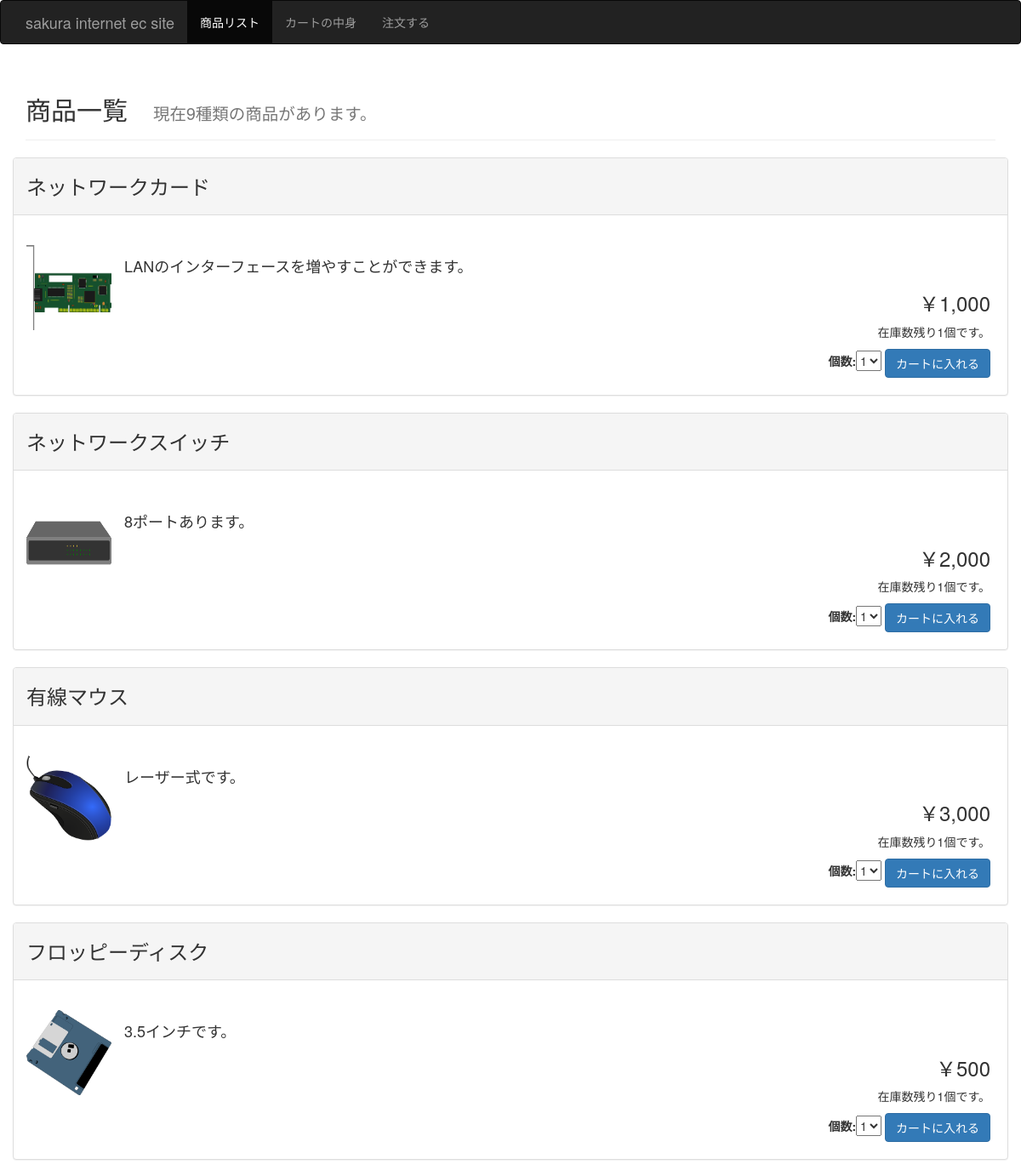
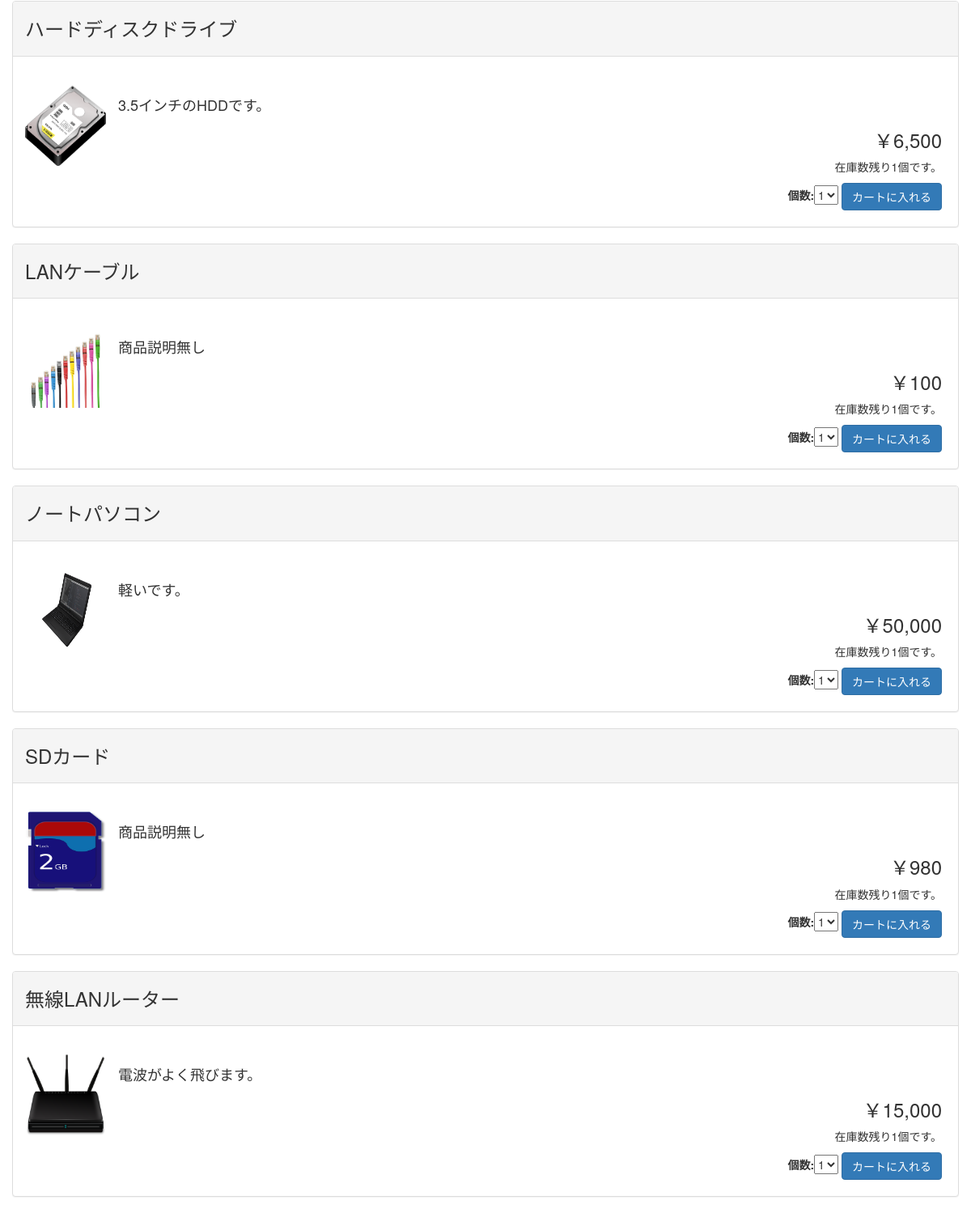
Before: /ec/list/ with the older database file (2 pictures, top to bottom).
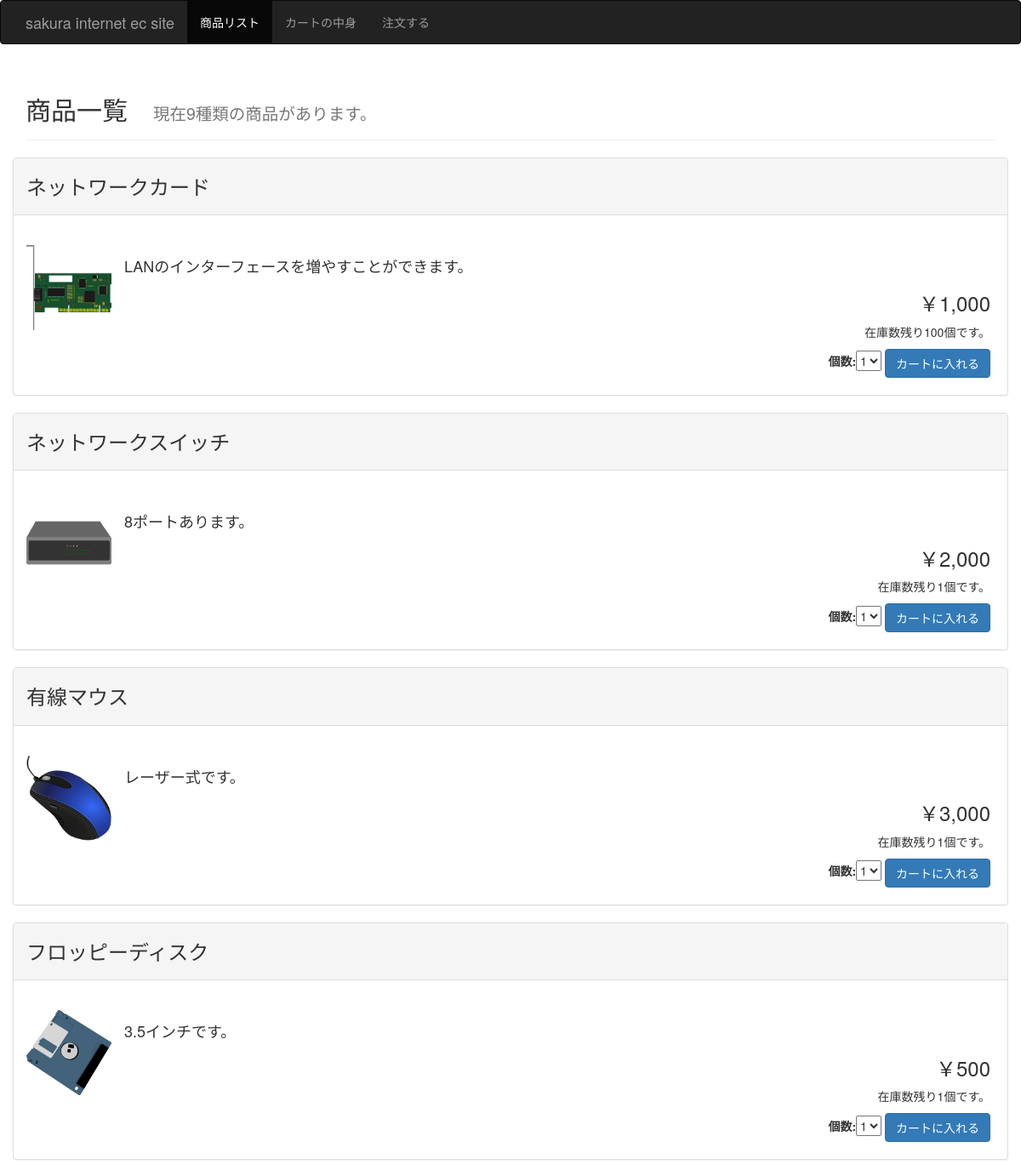
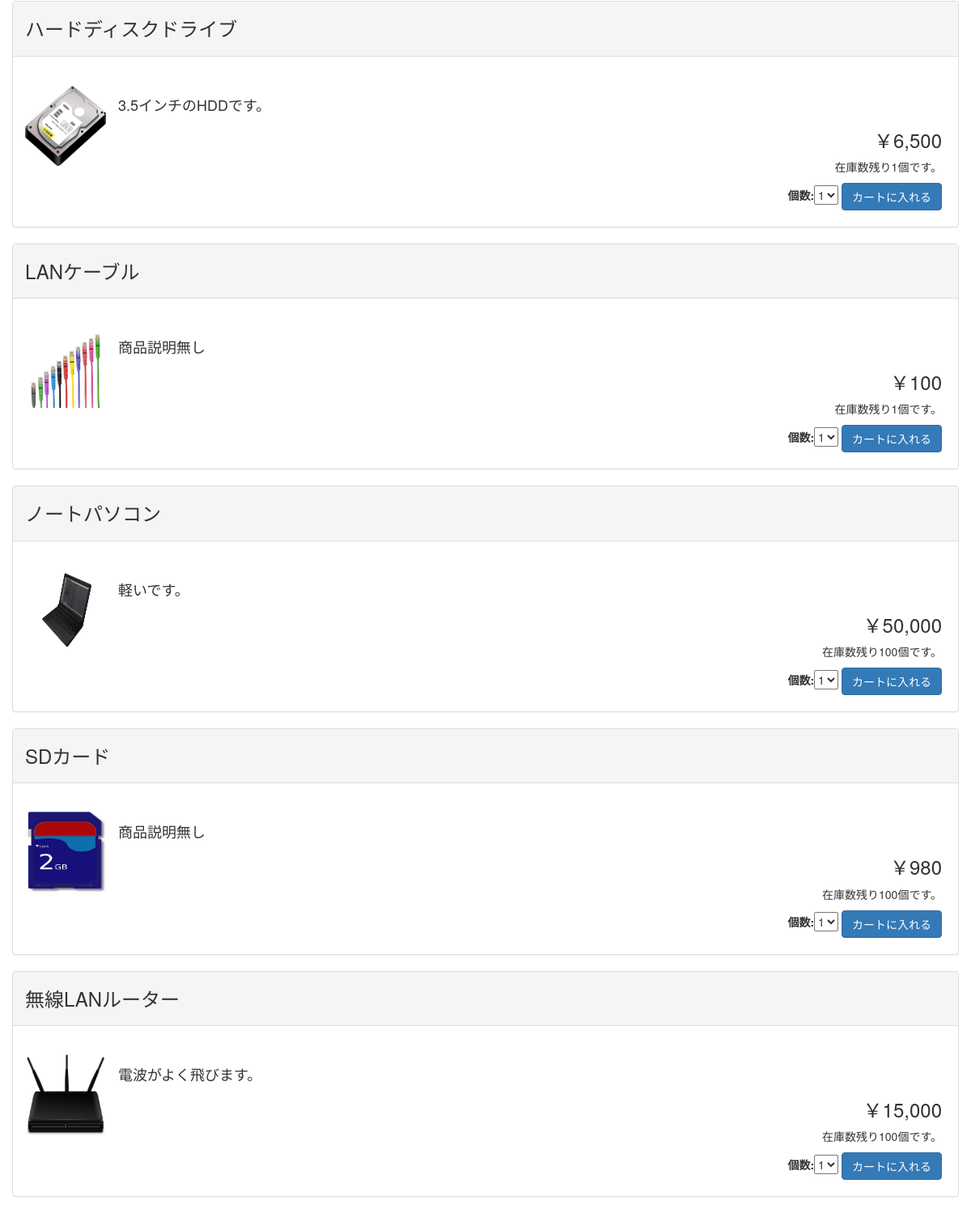
After: the same page with the newer database file (2 pictures, top to bottom).
### ecommerce/models.py (models this page shows, shortened)
class Product(models.Model):
    name = models.CharField("商品名", max_length=30)
    description = models.CharField("商品説明", max_length=30, blank=True)
    price = models.IntegerField("価格")
    image = models.FileField("商品画像", upload_to="", blank=True)
    stock = models.IntegerField("在庫数")
    is_enabled = models.BooleanField("商品の販売状態", default=True)
    created_at = models.DateTimeField("作成日時", auto_now_add=True)
    updated_at = models.DateTimeField("更新日時", auto_now=True)

### ecommerce/views.py (the view)
# urls.py: url(r'^ec/list/', views.index, name="list"),
def index(request):
    products = get_list_or_404(Product)
    count_form = CountForm()
    response = render(request, 'product_list.html', {'products': products, "count_form": count_form})
    return response

### ecommerce/forms.py
class CountForm(forms.Form):
    STATUS_CHOICES = (
            (1, "1"),
            (2, "2"),
            (3, "3"),
            (4, "4"),
            (5, "5"))
    count = forms.ChoiceField(label="個数", choices=STATUS_CHOICES)

### ecommerce/templates/product_list.html (shortened to what this page needs)
{% extends 'base.html' %}
{% load humanize %}
{% block content1 %}
<div class="page-header">
  <h2>商品一覧　<small>現在{{products|length}}種類の商品があります。</small></h2>
</div>
<div class="row">
  {% for product in products %}
    <form method="post" class="countform" action="../cart_add/">
  <div class="panel panel-default">
    <div class="panel-heading">
      <h3>{{ product.name }}</h3>
    </div>
    <div class="panel-body">
    <div class="media" style="padding-top:20px;">
      <a class="media-left" href="#">
        <img src="../../media/{{ product.image }}" width="100" height="100" border="0">
      </a>
      <div class="media-body" style="padding:5px;">
        <h4>
        {% if product.description %}
          {{ product.description }}
        {% else %}
          商品説明無し
        {% endif %}
        </h4>
        <div class="text-right">
        <h3>￥{{ product.price | intcomma:False }}
        </h3>
        <p>
          {% if product.is_enabled %}
            在庫数残り{{ product.stock }}個です。
          {% else %}
            現在売り切れ中です！
          {% endif %}
        </p>
        {{ count_form }}
        {% if product.is_enabled %}
          <button class="btn btn-primary" type="submit">カートに入れる</button>
        {% else %}
          <button class="btn btn-primary" type="submit" disabled >カートに入れる</button>
        {% endif %}
      </div>
   </form>
      </div>
    </div>
  </div>
  {% endfor %}
  {% endblock %}

### ecommerce/templates/base.html (shortened to what this page needs)
{% load static %}
<html>
    <head>
        <link rel="stylesheet" href="https://maxcdn.bootstrapcdn.com/bootstrap/3.3.7/css/bootstrap.min.css">
        <link rel="stylesheet" href="{% static 'ecommerce/app.css' %}">
    </head>
    <body>
    <nav class="navbar navbar-inverse">
      <div class="container">
        <div class="navbar-header">
          <a class="navbar-brand" href="/">sakura internet ec site</a>
        </div>
        <div id="navbar" class="collapse navbar-collapse">
          <ul class="nav navbar-nav">
            <li class="active"><a href="{% url "list" %}">商品リスト</a></li>
            <li><a href="{% url "cart-list" %}">カートの中身</a></li>
            <li><a href="{% url "order" %}">注文する</a></li>
          </ul>
        </div>
      </div>
    </nav>
<div class="container">
	<div class="starter-template">
		{% block content1 %}{% endblock %}
    </body>
</html>

### ecommerce/static/ecommerce/app.css (style rules this page uses)
.panel-heading h3 { margin-top: 10px; }

Changed rows visible on the page:
changed Product "ネットワークカード": stock "1" → "100"
changed Product "ノートパソコン": stock "1" → "100"
changed Product "SDカード": stock "1" → "100"
changed Product "無線LANルーター": stock "1" → "100"
